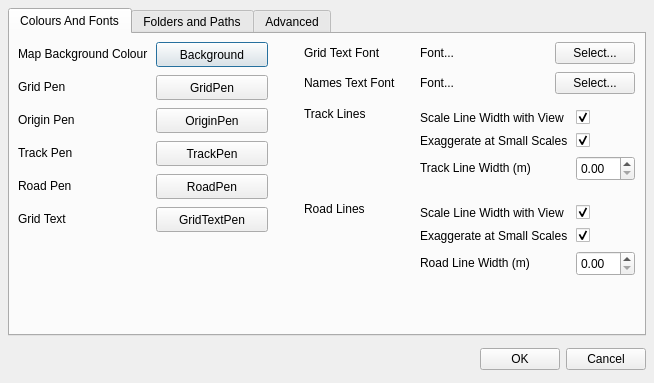
<?xml version="1.0" encoding="UTF-8"?>
<ui version="4.0">
 <class>Preferences</class>
 <widget class="QDialog" name="Preferences">
  <property name="windowModality">
   <enum>Qt::NonModal</enum>
  </property>
  <property name="geometry">
   <rect>
    <x>0</x>
    <y>0</y>
    <width>654</width>
    <height>383</height>
   </rect>
  </property>
  <property name="windowTitle">
   <string>Preferences</string>
  </property>
  <layout class="QVBoxLayout" name="verticalLayout">
   <property name="spacing">
    <number>8</number>
   </property>
   <property name="sizeConstraint">
    <enum>QLayout::SetDefaultConstraint</enum>
   </property>
   <property name="leftMargin">
    <number>8</number>
   </property>
   <property name="topMargin">
    <number>8</number>
   </property>
   <property name="rightMargin">
    <number>8</number>
   </property>
   <property name="bottomMargin">
    <number>8</number>
   </property>
   <item>
    <widget class="QTabWidget" name="preferencesTabs">
     <property name="tabShape">
      <enum>QTabWidget::Rounded</enum>
     </property>
     <property name="currentIndex">
      <number>0</number>
     </property>
     <widget class="QWidget" name="tabColoursFonts">
      <property name="styleSheet">
       <string notr="true">.QtColorPicker { padding-left: 1em; text-align: left; }</string>
      </property>
      <attribute name="title">
       <string>Colours And Fonts</string>
      </attribute>
      <widget class="QWidget" name="horizontalLayoutWidget">
       <property name="geometry">
        <rect>
         <x>0</x>
         <y>0</y>
         <width>641</width>
         <height>313</height>
        </rect>
       </property>
       <layout class="QHBoxLayout" name="tabColoursFontsLayout" stretch="3,4">
        <property name="spacing">
         <number>12</number>
        </property>
        <property name="sizeConstraint">
         <enum>QLayout::SetDefaultConstraint</enum>
        </property>
        <item>
         <layout class="QFormLayout" name="formColoursLayout">
          <property name="fieldGrowthPolicy">
           <enum>QFormLayout::AllNonFixedFieldsGrow</enum>
          </property>
          <property name="rowWrapPolicy">
           <enum>QFormLayout::WrapLongRows</enum>
          </property>
          <property name="horizontalSpacing">
           <number>8</number>
          </property>
          <property name="verticalSpacing">
           <number>8</number>
          </property>
          <property name="leftMargin">
           <number>8</number>
          </property>
          <property name="topMargin">
           <number>8</number>
          </property>
          <property name="rightMargin">
           <number>12</number>
          </property>
          <property name="bottomMargin">
           <number>8</number>
          </property>
          <item row="0" column="0">
           <widget class="QLabel" name="backgroundColourLabel">
            <property name="minimumSize">
             <size>
              <width>120</width>
              <height>0</height>
             </size>
            </property>
            <property name="text">
             <string>Map Background Colour</string>
            </property>
            <property name="buddy">
             <cstring>backgroundColour</cstring>
            </property>
           </widget>
          </item>
          <item row="0" column="1">
           <widget class="QtColorPicker" name="backgroundColour">
            <property name="minimumSize">
             <size>
              <width>90</width>
              <height>25</height>
             </size>
            </property>
            <property name="styleSheet">
             <string notr="true"/>
            </property>
            <property name="text">
             <string>Background</string>
            </property>
           </widget>
          </item>
          <item row="1" column="0">
           <widget class="QLabel" name="gridPenLabel">
            <property name="text">
             <string>Grid Pen</string>
            </property>
            <property name="buddy">
             <cstring>gridPenColour</cstring>
            </property>
           </widget>
          </item>
          <item row="1" column="1">
           <widget class="QtColorPicker" name="gridPenColour">
            <property name="minimumSize">
             <size>
              <width>90</width>
              <height>25</height>
             </size>
            </property>
            <property name="text">
             <string>GridPen</string>
            </property>
           </widget>
          </item>
          <item row="2" column="0">
           <widget class="QLabel" name="originPen">
            <property name="text">
             <string>Origin Pen</string>
            </property>
            <property name="buddy">
             <cstring>originPenColour</cstring>
            </property>
           </widget>
          </item>
          <item row="2" column="1">
           <widget class="QtColorPicker" name="originPenColour">
            <property name="minimumSize">
             <size>
              <width>90</width>
              <height>25</height>
             </size>
            </property>
            <property name="text">
             <string>OriginPen</string>
            </property>
           </widget>
          </item>
          <item row="3" column="0">
           <widget class="QLabel" name="trackPenLabel">
            <property name="text">
             <string>Track Pen</string>
            </property>
            <property name="buddy">
             <cstring>trackPenColour</cstring>
            </property>
           </widget>
          </item>
          <item row="3" column="1">
           <widget class="QtColorPicker" name="trackPenColour">
            <property name="minimumSize">
             <size>
              <width>90</width>
              <height>25</height>
             </size>
            </property>
            <property name="text">
             <string>TrackPen</string>
            </property>
           </widget>
          </item>
          <item row="4" column="0">
           <widget class="QLabel" name="roadPenLabel">
            <property name="text">
             <string>Road Pen</string>
            </property>
            <property name="buddy">
             <cstring>roadPenColour</cstring>
            </property>
           </widget>
          </item>
          <item row="4" column="1">
           <widget class="QtColorPicker" name="roadPenColour">
            <property name="minimumSize">
             <size>
              <width>90</width>
              <height>25</height>
             </size>
            </property>
            <property name="text">
             <string>RoadPen</string>
            </property>
           </widget>
          </item>
          <item row="5" column="0">
           <widget class="QLabel" name="gridTextPenLabel">
            <property name="text">
             <string>Grid Text</string>
            </property>
            <property name="buddy">
             <cstring>gridTextPenColour</cstring>
            </property>
           </widget>
          </item>
          <item row="5" column="1">
           <widget class="QtColorPicker" name="gridTextPenColour">
            <property name="minimumSize">
             <size>
              <width>90</width>
              <height>25</height>
             </size>
            </property>
            <property name="text">
             <string>GridTextPen</string>
            </property>
           </widget>
          </item>
         </layout>
        </item>
        <item>
         <layout class="QFormLayout" name="formStyleLayout">
          <property name="horizontalSpacing">
           <number>8</number>
          </property>
          <property name="verticalSpacing">
           <number>8</number>
          </property>
          <property name="leftMargin">
           <number>12</number>
          </property>
          <property name="topMargin">
           <number>8</number>
          </property>
          <property name="rightMargin">
           <number>8</number>
          </property>
          <property name="bottomMargin">
           <number>8</number>
          </property>
          <item row="0" column="0">
           <widget class="QLabel" name="gridTextFontLabel">
            <property name="minimumSize">
             <size>
              <width>100</width>
              <height>0</height>
             </size>
            </property>
            <property name="text">
             <string>Grid Text Font</string>
            </property>
           </widget>
          </item>
          <item row="2" column="0">
           <widget class="QLabel" name="trackLinesLabel">
            <property name="minimumSize">
             <size>
              <width>0</width>
              <height>0</height>
             </size>
            </property>
            <property name="text">
             <string>Track Lines</string>
            </property>
            <property name="buddy">
             <cstring>trackLineWidth</cstring>
            </property>
           </widget>
          </item>
          <item row="3" column="0">
           <widget class="QLabel" name="roadLinesLabel">
            <property name="text">
             <string>Road Lines</string>
            </property>
           </widget>
          </item>
          <item row="2" column="1">
           <layout class="QFormLayout" name="trackRepresentationLayout">
            <property name="horizontalSpacing">
             <number>8</number>
            </property>
            <property name="verticalSpacing">
             <number>8</number>
            </property>
            <property name="leftMargin">
             <number>8</number>
            </property>
            <property name="topMargin">
             <number>8</number>
            </property>
            <property name="rightMargin">
             <number>8</number>
            </property>
            <property name="bottomMargin">
             <number>8</number>
            </property>
            <item row="2" column="0">
             <widget class="QLabel" name="trackLineWidthLabel">
              <property name="minimumSize">
               <size>
                <width>100</width>
                <height>0</height>
               </size>
              </property>
              <property name="text">
               <string>Track Line Width (m)</string>
              </property>
             </widget>
            </item>
            <item row="2" column="1">
             <widget class="QDoubleSpinBox" name="trackLineWidth">
              <property name="minimumSize">
               <size>
                <width>0</width>
                <height>25</height>
               </size>
              </property>
             </widget>
            </item>
            <item row="0" column="1">
             <widget class="QCheckBox" name="trackScaleWithView">
              <property name="enabled">
               <bool>true</bool>
              </property>
              <property name="text">
               <string/>
              </property>
              <property name="checked">
               <bool>true</bool>
              </property>
             </widget>
            </item>
            <item row="0" column="0">
             <widget class="QLabel" name="trackScaleWithViewLabel">
              <property name="minimumSize">
               <size>
                <width>100</width>
                <height>0</height>
               </size>
              </property>
              <property name="text">
               <string>Scale Line Width with View</string>
              </property>
             </widget>
            </item>
            <item row="1" column="0">
             <widget class="QLabel" name="trackExaggerateScaleLabel">
              <property name="enabled">
               <bool>true</bool>
              </property>
              <property name="minimumSize">
               <size>
                <width>100</width>
                <height>0</height>
               </size>
              </property>
              <property name="toolTip">
               <string>Not currently implemented</string>
              </property>
              <property name="text">
               <string>Exaggerate at Small Scales</string>
              </property>
             </widget>
            </item>
            <item row="1" column="1">
             <widget class="QCheckBox" name="trackExaggerateSmall">
              <property name="text">
               <string/>
              </property>
              <property name="checked">
               <bool>true</bool>
              </property>
             </widget>
            </item>
           </layout>
          </item>
          <item row="3" column="1">
           <layout class="QFormLayout" name="roadRepresentationLayout">
            <property name="horizontalSpacing">
             <number>8</number>
            </property>
            <property name="verticalSpacing">
             <number>8</number>
            </property>
            <property name="leftMargin">
             <number>8</number>
            </property>
            <property name="topMargin">
             <number>8</number>
            </property>
            <property name="rightMargin">
             <number>8</number>
            </property>
            <property name="bottomMargin">
             <number>8</number>
            </property>
            <item row="2" column="0">
             <widget class="QLabel" name="roadLineWidthLabel">
              <property name="minimumSize">
               <size>
                <width>100</width>
                <height>0</height>
               </size>
              </property>
              <property name="text">
               <string>Road Line Width (m)</string>
              </property>
             </widget>
            </item>
            <item row="2" column="1">
             <widget class="QDoubleSpinBox" name="roadLineWidth">
              <property name="minimumSize">
               <size>
                <width>0</width>
                <height>25</height>
               </size>
              </property>
             </widget>
            </item>
            <item row="0" column="1">
             <widget class="QCheckBox" name="roadScaleWithView">
              <property name="text">
               <string/>
              </property>
              <property name="checked">
               <bool>true</bool>
              </property>
             </widget>
            </item>
            <item row="0" column="0">
             <widget class="QLabel" name="roadScaleWithViewLabel">
              <property name="minimumSize">
               <size>
                <width>100</width>
                <height>0</height>
               </size>
              </property>
              <property name="text">
               <string>Scale Line Width with View</string>
              </property>
             </widget>
            </item>
            <item row="1" column="0">
             <widget class="QLabel" name="roadExaggerateScaleLabel">
              <property name="enabled">
               <bool>true</bool>
              </property>
              <property name="minimumSize">
               <size>
                <width>100</width>
                <height>0</height>
               </size>
              </property>
              <property name="toolTip">
               <string>Not currently implemented</string>
              </property>
              <property name="text">
               <string>Exaggerate at Small Scales</string>
              </property>
             </widget>
            </item>
            <item row="1" column="1">
             <widget class="QCheckBox" name="roadExaggerateSmall">
              <property name="text">
               <string/>
              </property>
              <property name="checked">
               <bool>true</bool>
              </property>
             </widget>
            </item>
           </layout>
          </item>
          <item row="0" column="1">
           <layout class="QHBoxLayout" name="gridTextFontLayout" stretch="3,1">
            <property name="leftMargin">
             <number>8</number>
            </property>
            <property name="rightMargin">
             <number>8</number>
            </property>
            <item>
             <widget class="QLabel" name="gridTextFontName">
              <property name="text">
               <string>Font...</string>
              </property>
             </widget>
            </item>
            <item>
             <widget class="QPushButton" name="gridTextFontChange">
              <property name="text">
               <string>Select...</string>
              </property>
             </widget>
            </item>
           </layout>
          </item>
          <item row="1" column="0">
           <widget class="QLabel" name="namesTextFontLabel">
            <property name="minimumSize">
             <size>
              <width>100</width>
              <height>0</height>
             </size>
            </property>
            <property name="text">
             <string>Names Text Font</string>
            </property>
           </widget>
          </item>
          <item row="1" column="1">
           <layout class="QHBoxLayout" name="namesTextFontLayout" stretch="3,1">
            <property name="leftMargin">
             <number>8</number>
            </property>
            <property name="rightMargin">
             <number>8</number>
            </property>
            <item>
             <widget class="QLabel" name="namesTextFontName">
              <property name="text">
               <string>Font...</string>
              </property>
             </widget>
            </item>
            <item>
             <widget class="QPushButton" name="namesTextFontChange">
              <property name="text">
               <string>Select...</string>
              </property>
             </widget>
            </item>
           </layout>
          </item>
         </layout>
        </item>
       </layout>
      </widget>
     </widget>
     <widget class="QWidget" name="tabFolders">
      <attribute name="title">
       <string>Folders and Paths</string>
      </attribute>
      <widget class="QWidget" name="verticalLayoutWidget_2">
       <property name="geometry">
        <rect>
         <x>0</x>
         <y>0</y>
         <width>641</width>
         <height>301</height>
        </rect>
       </property>
       <layout class="QVBoxLayout" name="tabFoldersLayout">
        <property name="spacing">
         <number>20</number>
        </property>
        <property name="leftMargin">
         <number>8</number>
        </property>
        <property name="topMargin">
         <number>8</number>
        </property>
        <property name="rightMargin">
         <number>8</number>
        </property>
        <property name="bottomMargin">
         <number>8</number>
        </property>
        <item>
         <widget class="QGroupBox" name="railworksPathsGroup">
          <property name="title">
           <string>Railworks Paths</string>
          </property>
          <widget class="QWidget" name="formLayoutWidget">
           <property name="geometry">
            <rect>
             <x>9</x>
             <y>19</y>
             <width>611</width>
             <height>107</height>
            </rect>
           </property>
           <layout class="QFormLayout" name="pathsLayout">
            <property name="fieldGrowthPolicy">
             <enum>QFormLayout::AllNonFixedFieldsGrow</enum>
            </property>
            <property name="horizontalSpacing">
             <number>8</number>
            </property>
            <property name="verticalSpacing">
             <number>8</number>
            </property>
            <property name="leftMargin">
             <number>8</number>
            </property>
            <property name="topMargin">
             <number>8</number>
            </property>
            <property name="rightMargin">
             <number>8</number>
            </property>
            <property name="bottomMargin">
             <number>8</number>
            </property>
            <item row="0" column="0">
             <widget class="QLabel" name="pathSerzLabel">
              <property name="text">
               <string>Serz Path</string>
              </property>
             </widget>
            </item>
            <item row="0" column="1">
             <layout class="QHBoxLayout" name="serzPathLayout" stretch="0,0,0">
              <property name="spacing">
               <number>8</number>
              </property>
              <property name="leftMargin">
               <number>8</number>
              </property>
              <item>
               <widget class="QCheckBox" name="pathSerzAutolocate">
                <property name="minimumSize">
                 <size>
                  <width>48</width>
                  <height>0</height>
                 </size>
                </property>
                <property name="text">
                 <string>Auto</string>
                </property>
               </widget>
              </item>
              <item>
               <widget class="QLineEdit" name="pathSerz">
                <property name="statusTip">
                 <string>Location of the executable serz.exe, shipped with Train Simulator 2013 and required to load Route files.</string>
                </property>
               </widget>
              </item>
              <item>
               <widget class="QPushButton" name="pathSerzBrowse">
                <property name="toolTip">
                 <string>Click to browse for the serz.exe program.</string>
                </property>
                <property name="text">
                 <string>Browse...</string>
                </property>
               </widget>
              </item>
             </layout>
            </item>
            <item row="1" column="0">
             <widget class="QLabel" name="pathRailworksRoutesLabel">
              <property name="text">
               <string>Routes Path</string>
              </property>
             </widget>
            </item>
            <item row="1" column="1">
             <layout class="QHBoxLayout" name="routesPathLayout">
              <property name="spacing">
               <number>8</number>
              </property>
              <property name="leftMargin">
               <number>8</number>
              </property>
              <item>
               <widget class="QCheckBox" name="pathRailworksRoutesAutolocate">
                <property name="minimumSize">
                 <size>
                  <width>48</width>
                  <height>0</height>
                 </size>
                </property>
                <property name="toolTip">
                 <string>Tick to try and locate the Railworks Route folder automatically. Browsing for a folder manually will untick this.</string>
                </property>
                <property name="text">
                 <string>Auto</string>
                </property>
               </widget>
              </item>
              <item>
               <widget class="QLineEdit" name="pathRailworksRoutes">
                <property name="toolTip">
                 <string>Location of the Train Simulator folder containing route files of interest.</string>
                </property>
               </widget>
              </item>
              <item>
               <widget class="QPushButton" name="pathRailworksRoutesBrowse">
                <property name="toolTip">
                 <string>Click to browse for the Railworks Routes folder of choice.</string>
                </property>
                <property name="text">
                 <string>Browse...</string>
                </property>
               </widget>
              </item>
             </layout>
            </item>
            <item row="2" column="0">
             <widget class="QLabel" name="pathTempFolderLabel">
              <property name="text">
               <string>Temp files Path</string>
              </property>
             </widget>
            </item>
            <item row="2" column="1">
             <layout class="QHBoxLayout" name="routesPathLayout_2">
              <property name="spacing">
               <number>8</number>
              </property>
              <property name="leftMargin">
               <number>8</number>
              </property>
              <item>
               <widget class="QCheckBox" name="pathTempFolderAutolocate">
                <property name="minimumSize">
                 <size>
                  <width>48</width>
                  <height>0</height>
                 </size>
                </property>
                <property name="toolTip">
                 <string>Tick to try and locate the Railworks Route folder automatically. Browsing for a folder manually will untick this.</string>
                </property>
                <property name="text">
                 <string>Auto</string>
                </property>
               </widget>
              </item>
              <item>
               <widget class="QLineEdit" name="pathTempFolder">
                <property name="toolTip">
                 <string>Location of the Train Simulator folder containing route files of interest.</string>
                </property>
               </widget>
              </item>
              <item>
               <widget class="QPushButton" name="pathTempFolderBrowse">
                <property name="toolTip">
                 <string>Click to browse for the Railworks Routes folder of choice.</string>
                </property>
                <property name="text">
                 <string>Browse...</string>
                </property>
               </widget>
              </item>
             </layout>
            </item>
           </layout>
          </widget>
         </widget>
        </item>
       </layout>
      </widget>
     </widget>
     <widget class="QWidget" name="tabAdvanced">
      <attribute name="title">
       <string>Advanced</string>
      </attribute>
      <layout class="QHBoxLayout" name="tabAdvancedLayout" stretch="3,4">
       <property name="spacing">
        <number>20</number>
       </property>
       <property name="leftMargin">
        <number>8</number>
       </property>
       <property name="topMargin">
        <number>8</number>
       </property>
       <property name="rightMargin">
        <number>8</number>
       </property>
       <property name="bottomMargin">
        <number>8</number>
       </property>
       <item>
        <widget class="QGroupBox" name="groupAdvancedDisplay">
         <property name="title">
          <string>Advanced Display</string>
         </property>
         <widget class="QWidget" name="formLayoutWidget_2">
          <property name="geometry">
           <rect>
            <x>8</x>
            <y>16</y>
            <width>297</width>
            <height>273</height>
           </rect>
          </property>
          <layout class="QFormLayout" name="advancedDisplayLayout">
           <property name="horizontalSpacing">
            <number>12</number>
           </property>
           <property name="verticalSpacing">
            <number>12</number>
           </property>
           <property name="leftMargin">
            <number>8</number>
           </property>
           <property name="topMargin">
            <number>8</number>
           </property>
           <property name="rightMargin">
            <number>8</number>
           </property>
           <property name="bottomMargin">
            <number>8</number>
           </property>
           <item row="0" column="0">
            <widget class="QLabel" name="markLoftSegmentsLabel">
             <property name="text">
              <string>Mark the start of Loft segments</string>
             </property>
             <property name="textFormat">
              <enum>Qt::PlainText</enum>
             </property>
             <property name="buddy">
              <cstring>markLoftSegments</cstring>
             </property>
            </widget>
           </item>
           <item row="0" column="1">
            <widget class="QCheckBox" name="markLoftSegments">
             <property name="enabled">
              <bool>true</bool>
             </property>
             <property name="text">
              <string/>
             </property>
            </widget>
           </item>
           <item row="1" column="1">
            <widget class="QCheckBox" name="reverseMousewheelZoom">
             <property name="enabled">
              <bool>true</bool>
             </property>
             <property name="text">
              <string/>
             </property>
            </widget>
           </item>
           <item row="1" column="0">
            <widget class="QLabel" name="reverseMousewheelZoomLabel">
             <property name="text">
              <string>Reverse Mousewheel Zoom</string>
             </property>
             <property name="textFormat">
              <enum>Qt::PlainText</enum>
             </property>
             <property name="buddy">
              <cstring>markLoftSegments</cstring>
             </property>
            </widget>
           </item>
           <item row="2" column="0">
            <widget class="QLabel" name="fastRenderingLabel">
             <property name="text">
              <string>Faster Rendering</string>
             </property>
             <property name="textFormat">
              <enum>Qt::PlainText</enum>
             </property>
             <property name="buddy">
              <cstring>markLoftSegments</cstring>
             </property>
            </widget>
           </item>
           <item row="2" column="1">
            <widget class="QCheckBox" name="fastRendering">
             <property name="enabled">
              <bool>true</bool>
             </property>
             <property name="text">
              <string/>
             </property>
            </widget>
           </item>
          </layout>
         </widget>
        </widget>
       </item>
       <item>
        <widget class="QGroupBox" name="groupAdvancedReporting">
         <property name="title">
          <string>Advanced Reporting</string>
         </property>
         <widget class="QWidget" name="formLayoutWidget_3">
          <property name="geometry">
           <rect>
            <x>8</x>
            <y>16</y>
            <width>337</width>
            <height>273</height>
           </rect>
          </property>
          <layout class="QFormLayout" name="advancedReportingLayout">
           <property name="horizontalSpacing">
            <number>12</number>
           </property>
           <property name="verticalSpacing">
            <number>12</number>
           </property>
           <property name="leftMargin">
            <number>8</number>
           </property>
           <property name="topMargin">
            <number>8</number>
           </property>
           <property name="rightMargin">
            <number>8</number>
           </property>
           <property name="bottomMargin">
            <number>8</number>
           </property>
           <item row="0" column="0">
            <widget class="QLabel" name="reportRouteInconsistenciesLabel">
             <property name="enabled">
              <bool>false</bool>
             </property>
             <property name="text">
              <string>Log Route file Inconsistencies</string>
             </property>
             <property name="textFormat">
              <enum>Qt::PlainText</enum>
             </property>
             <property name="buddy">
              <cstring>reportRouteInconsistencies</cstring>
             </property>
            </widget>
           </item>
           <item row="0" column="1">
            <widget class="QCheckBox" name="reportRouteInconsistencies">
             <property name="enabled">
              <bool>false</bool>
             </property>
             <property name="text">
              <string/>
             </property>
            </widget>
           </item>
           <item row="1" column="1">
            <widget class="QLineEdit" name="logFilename"/>
           </item>
           <item row="1" column="0">
            <widget class="QLabel" name="logFilenameLabel">
             <property name="text">
              <string>Log file (blank: don't log)</string>
             </property>
             <property name="textFormat">
              <enum>Qt::PlainText</enum>
             </property>
             <property name="buddy">
              <cstring>reportRouteInconsistencies</cstring>
             </property>
            </widget>
           </item>
           <item row="2" column="0">
            <widget class="QLabel" name="logFilenameLabel_2">
             <property name="text">
              <string>[Log file changes needs restart]</string>
             </property>
             <property name="textFormat">
              <enum>Qt::PlainText</enum>
             </property>
             <property name="buddy">
              <cstring>reportRouteInconsistencies</cstring>
             </property>
            </widget>
           </item>
          </layout>
         </widget>
        </widget>
       </item>
      </layout>
     </widget>
    </widget>
   </item>
   <item>
    <layout class="QHBoxLayout" name="vTabLayout">
     <property name="spacing">
      <number>6</number>
     </property>
     <property name="leftMargin">
      <number>0</number>
     </property>
     <property name="topMargin">
      <number>0</number>
     </property>
     <property name="rightMargin">
      <number>0</number>
     </property>
     <property name="bottomMargin">
      <number>0</number>
     </property>
     <item>
      <spacer name="hSpacer">
       <property name="orientation">
        <enum>Qt::Horizontal</enum>
       </property>
       <property name="sizeHint" stdset="0">
        <size>
         <width>131</width>
         <height>31</height>
        </size>
       </property>
      </spacer>
     </item>
     <item>
      <widget class="QPushButton" name="okButton">
       <property name="text">
        <string>OK</string>
       </property>
      </widget>
     </item>
     <item>
      <widget class="QPushButton" name="cancelButton">
       <property name="text">
        <string>Cancel</string>
       </property>
      </widget>
     </item>
    </layout>
   </item>
  </layout>
 </widget>
 <customwidgets>
  <customwidget>
   <class>QtColorPicker</class>
   <extends>QPushButton</extends>
   <header>QtColorPicker</header>
  </customwidget>
 </customwidgets>
 <tabstops>
  <tabstop>preferencesTabs</tabstop>
  <tabstop>backgroundColour</tabstop>
  <tabstop>gridPenColour</tabstop>
  <tabstop>originPenColour</tabstop>
  <tabstop>trackPenColour</tabstop>
  <tabstop>roadPenColour</tabstop>
  <tabstop>gridTextPenColour</tabstop>
  <tabstop>trackScaleWithView</tabstop>
  <tabstop>trackExaggerateSmall</tabstop>
  <tabstop>trackLineWidth</tabstop>
  <tabstop>roadScaleWithView</tabstop>
  <tabstop>roadExaggerateSmall</tabstop>
  <tabstop>roadLineWidth</tabstop>
  <tabstop>pathSerzAutolocate</tabstop>
  <tabstop>pathSerz</tabstop>
  <tabstop>pathSerzBrowse</tabstop>
  <tabstop>pathRailworksRoutesAutolocate</tabstop>
  <tabstop>pathRailworksRoutes</tabstop>
  <tabstop>pathRailworksRoutesBrowse</tabstop>
  <tabstop>okButton</tabstop>
  <tabstop>cancelButton</tabstop>
 </tabstops>
 <resources/>
 <connections>
  <connection>
   <sender>okButton</sender>
   <signal>clicked()</signal>
   <receiver>Preferences</receiver>
   <slot>accept()</slot>
   <hints>
    <hint type="sourcelabel">
     <x>567</x>
     <y>374</y>
    </hint>
    <hint type="destinationlabel">
     <x>96</x>
     <y>254</y>
    </hint>
   </hints>
  </connection>
  <connection>
   <sender>cancelButton</sender>
   <signal>clicked()</signal>
   <receiver>Preferences</receiver>
   <slot>reject()</slot>
   <hints>
    <hint type="sourcelabel">
     <x>648</x>
     <y>374</y>
    </hint>
    <hint type="destinationlabel">
     <x>179</x>
     <y>282</y>
    </hint>
   </hints>
  </connection>
 </connections>
</ui>
